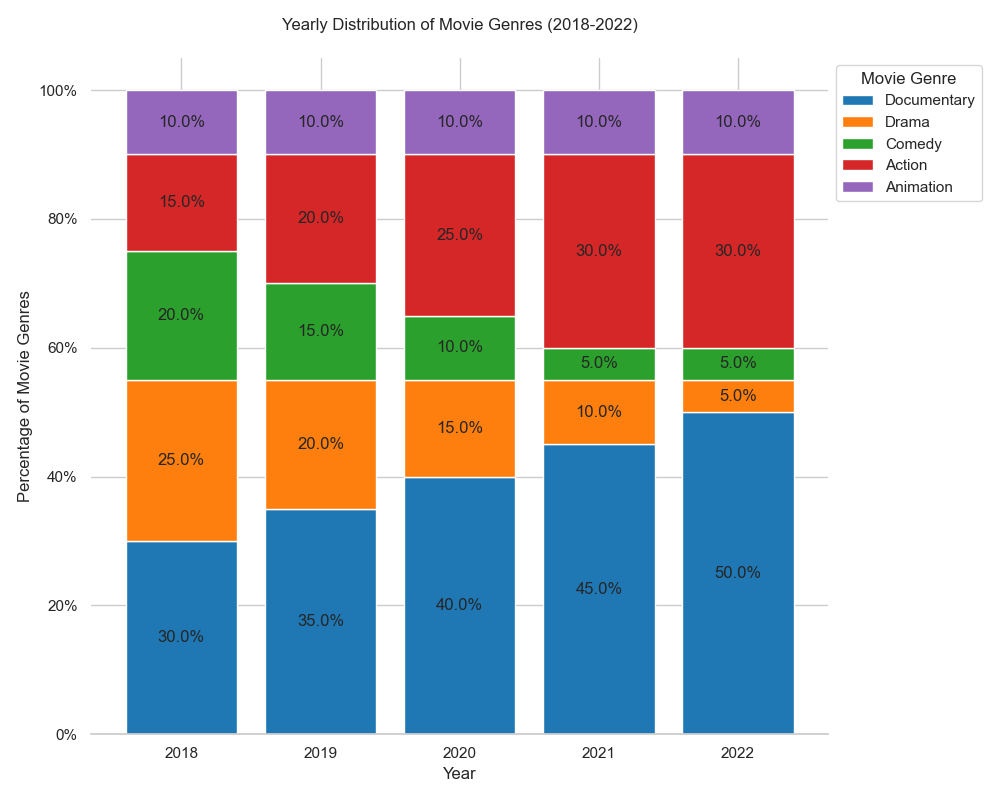

The script that drew this image:

import pandas as pd
import seaborn as sns
import matplotlib.pyplot as plt
from matplotlib.ticker import FixedFormatter

# Creating the dataframe
data = {
    'Year': ['2018', '2019', '2020', '2021', '2022'],
    'Documentary': [30, 35, 40, 45, 50],
    'Drama': [25, 20, 15, 10, 5],
    'Comedy': [20, 15, 10, 5, 5],
    'Action': [15, 20, 25, 30, 30],
    'Animation': [10, 10, 10, 10, 10]
}
df = pd.DataFrame(data)
df.set_index('Year', inplace=True)

# Convert to percentages
df_percentage = df.div(df.sum(axis=1), axis=0) * 100

# Starting the stackplot
fig, ax = plt.subplots(figsize=(10, 8))
df_percentage.plot(kind='bar', stacked=True, width=0.8, color=['#1f77b4', '#ff7f0e', '#2ca02c', '#d62728', '#9467bd'], ax=ax)

# Adding the percentage labels on each bar
for c in ax.containers:
    labels = [f'{w:.1f}%' for w in c.datavalues]
    ax.bar_label(c, labels=labels, label_type='center')

ax.set_ylabel('Percentage of Movie Genres')
ax.set_xlabel('Year')
ax.set_title('Yearly Distribution of Movie Genres (2018-2022)', pad=20)
ax.yaxis.set_major_formatter(FixedFormatter(['0%', '20%', '40%', '60%', '80%', '100%']))

plt.xticks(rotation=0)
plt.legend(title='Movie Genre', loc='upper left', bbox_to_anchor=(1, 1))
sns.despine(left=True)

plt.tight_layout()
plt.show()
